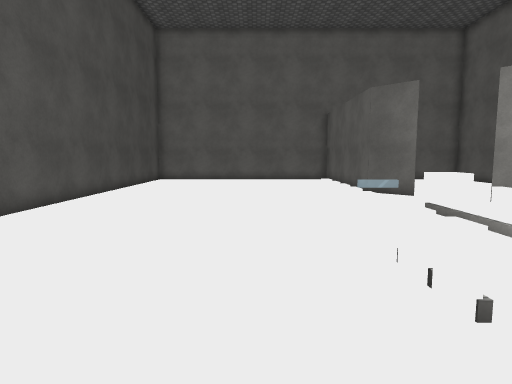
View 1 (above)

16 first-person views from a walk through a Unity game level. The camera is 1.5 m above the floor, tilts 6° down and sees 75° across. The floor is counted in squares, 1 m on a side. Each view is taken from the middle of a square. On the plan, view 1 faces up. The plan holds only what a view shows up to about 15 squares ahead; the rest is blank. The place goes on beyond the plan. The player is left out. Surface patterns are stand-ins for the level's own textures.

View 2
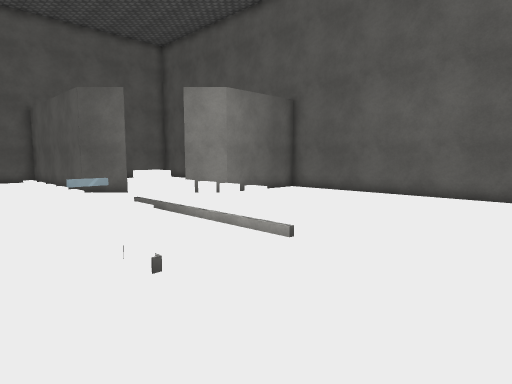

View 3
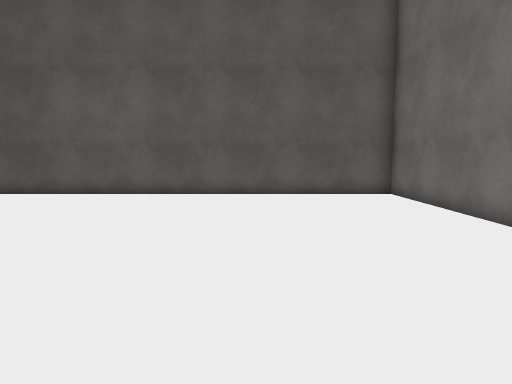

View 4
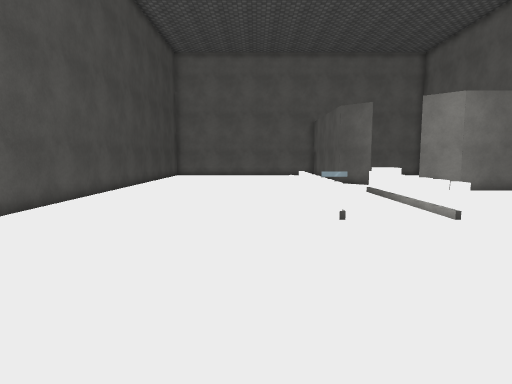

View 5
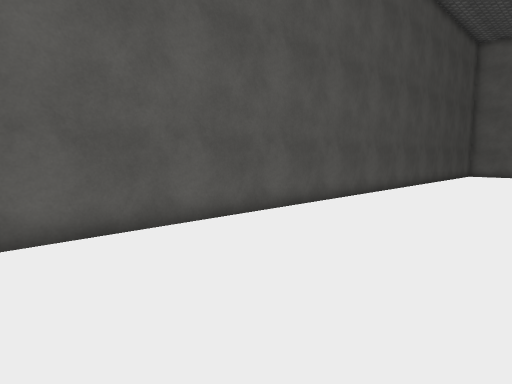

View 6
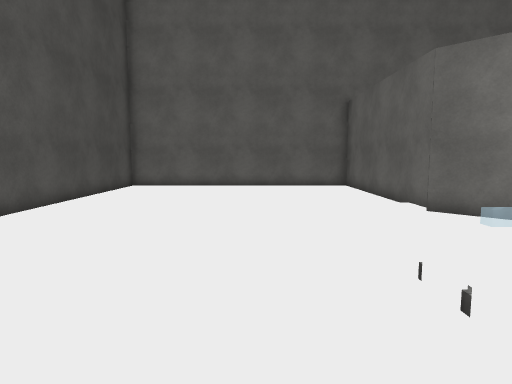

View 7
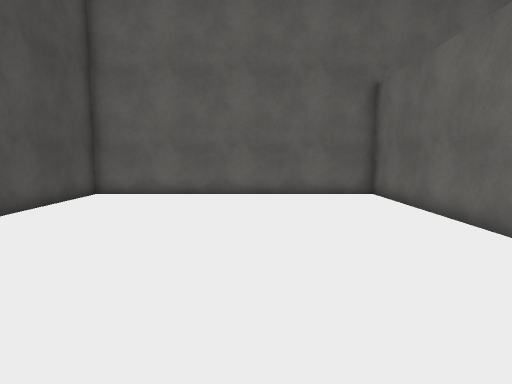

View 8
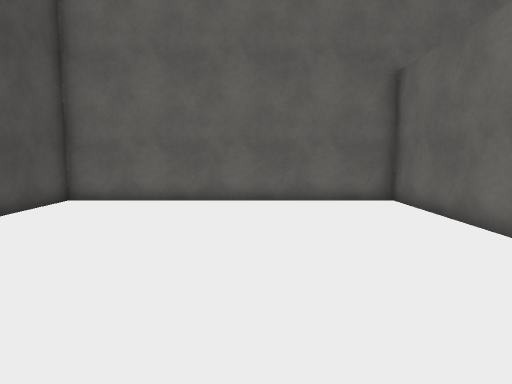

View 9
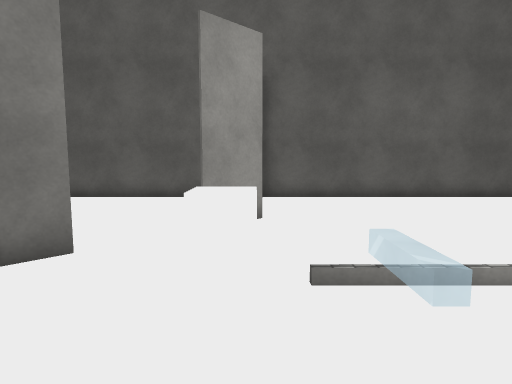

View 10
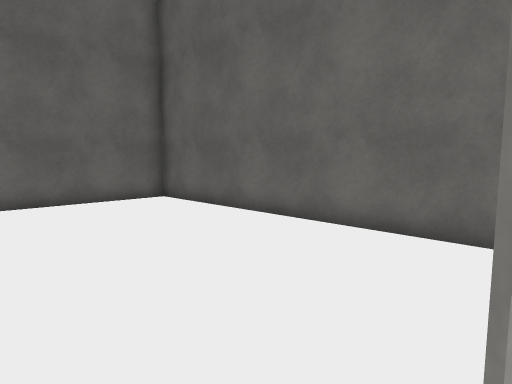

View 11
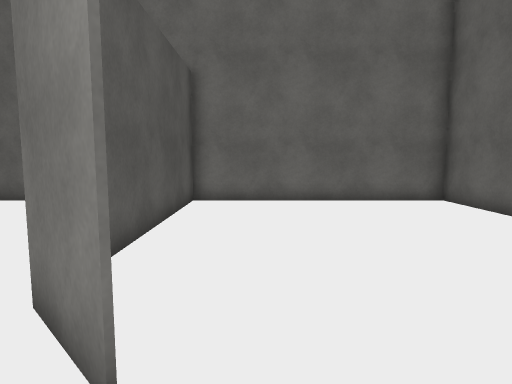

View 12
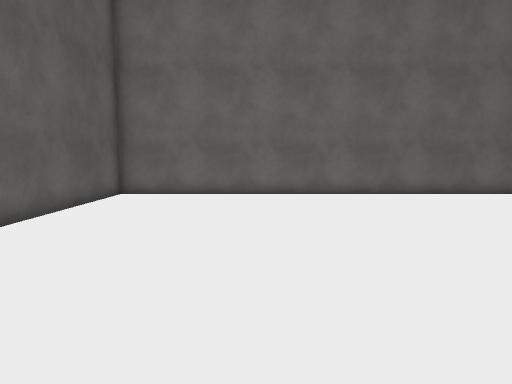

View 13
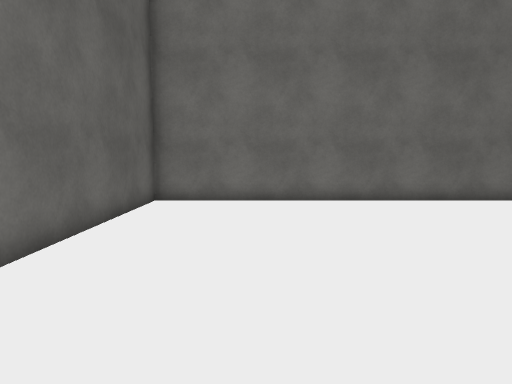

View 14
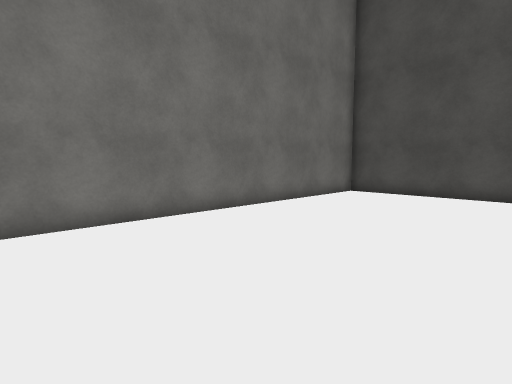

View 15
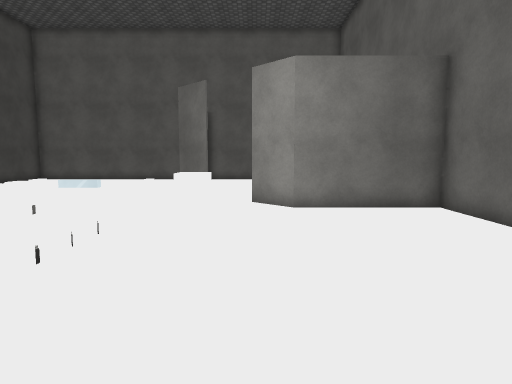

View 16
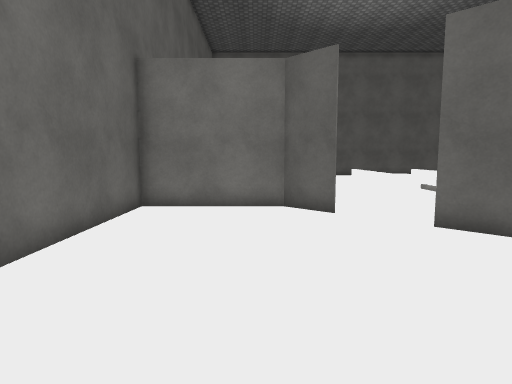

### Floor plan
Ten units are one square. View 1 is at (0, 0); x grows to the right and y downward. Boxes are objects, and circles mark ways between rooms. Rooms are numbered by the first view taken in them; rooms with no view inside come last. Other rooms are left out.
<svg viewBox="-70 -230 211 310">
<path fill="none" stroke="#000" d="M61 -128 48 -142 48 -225M136 -98 91 -98 78 -112M50 -225 -65 -225 -65 75 135 75 135 -100M19 -64 19 -70M19 -54 19 -60M19 -72 19 -86M48 -55 48 -95M51 -60 51 -54M51 -51 51 -38M51 -70 51 -64M48 -45 48 -54M19 -36 19 -51M21 -88 21 -76M19 -89 19 -95M22 -29 19 -29 19 -35M51 -86 51 -72M48 -29 48 -44M21 -95 21 -90M51 -95 51 -90M52 -138 62 -129M79 -112 91 -99 135 -99M48 -225 48 -159M135 -100 135 -225 50 -225"/>
<rect x="15" y="-125" width="10" height="20" fill="#bbb"><title>other object</title></rect>
<rect x="55" y="-115" width="10" height="20" fill="#bbb"><title>other object</title></rect>
<circle cx="70" cy="-120" r="3" fill="#2a7"/>
<text x="30" y="-60">1</text>
<text x="100" y="-170">2</text>
</svg>
Room 1 opens to room 2.

Where each view was taken, in squares from view 1:
view 1: 0 up, 0 right, facing up
view 2: 1 down, 0 right, facing up-right
view 3: 2 down, 0 right, facing right
view 4: 5 down, 0 right, facing up
view 5: 7 down, 0 right, facing up-left
view 6: 5 up, 0 right, facing up
view 7: 9 up, 0 right, facing up
view 8: 11 up, 0 right, facing up
view 9: 10 up, 1 right, facing right
view 10: 11 up, 7 right, facing up-right
view 11: 11 up, 7 right, facing up
view 12: 6 up, 8 right, facing down
view 13: 4 up, 10 right, facing down
view 14: 0 up, 7 right, facing down-left
view 15: 0 up, 8 right, facing up
view 16: 20 up, 10 right, facing down
